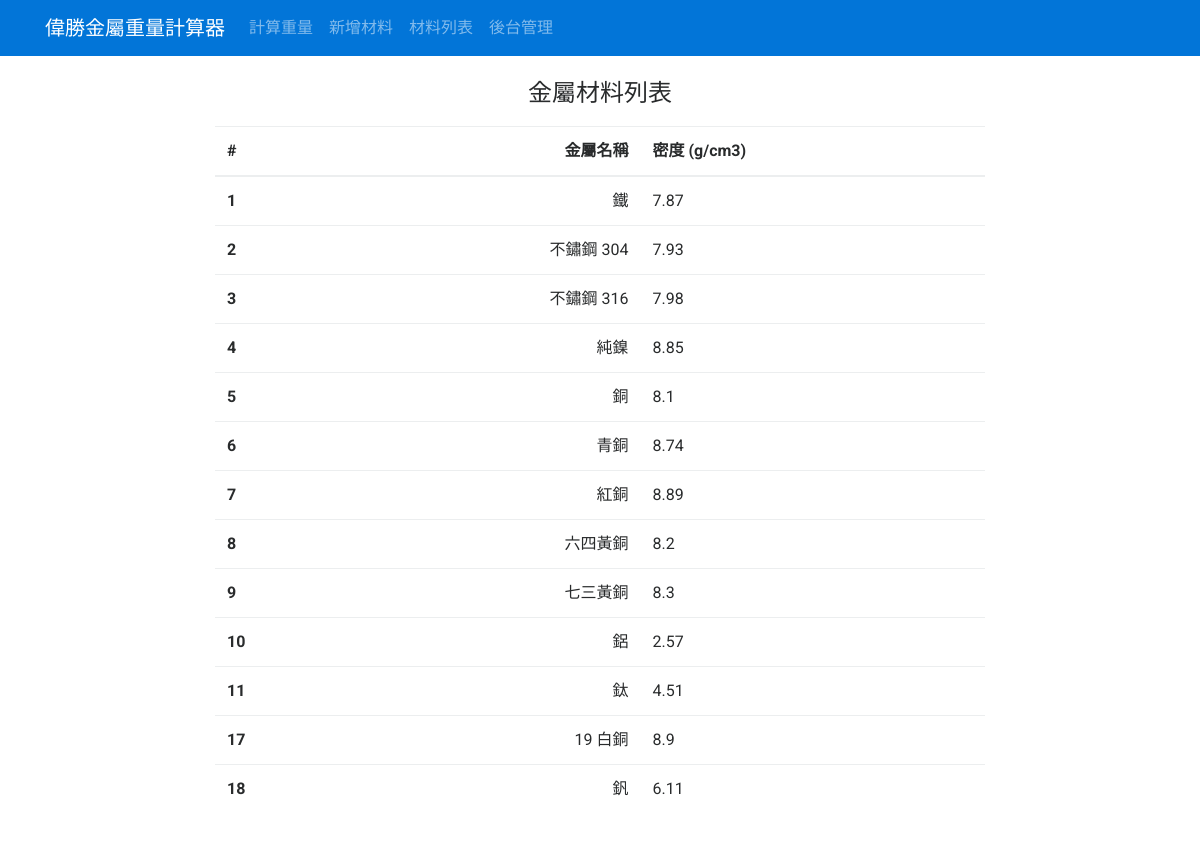
Screenshot of /measurer/show/materials/ with the database file from the repository.
### measurer/models.py (models this page shows, shortened)
class Material(models.Model):
	material_name = models.CharField(max_length=50)
	material_density = models.FloatField()
	created_date = models.DateTimeField(auto_now_add=True)

### measurer/views.py (the view)
def display_material(request):
	materials = Material.objects.all()
	return render(request, 'measurer/list_material.html', {
		'materials': materials
	})

### measurer/templates/measurer/list_material.html
{% extends 'measurer/base.html' %}
{% block main_content %}
<h4 style="text-align: center; margin: 20px 0;">金屬材料列表</h4>
<table class="table table-hover">
	<thead>
		<tr>
			<th>#</th>
			<th style="text-align: right;">金屬名稱</th>
			<th>密度 (g/cm3)</th>
		</tr>
	</thead>
	<tbody>
		{% for material in materials %}
		<tr>
			<th scope="row">{{ material.id }}</th>
			<td style="text-align: right;">{{ material.material_name }}</td>
			<td>{{ material.material_density }}</td>
		</tr>
		{% endfor %}
	</tbody>
</table>
{% endblock %}

### measurer/static/measurer/css/custom.css (style rules this page uses)
html { overflow: scroll; overflow-x: hidden; }
body { padding-top: 60px; padding-bottom: 14px; font-family: 'Roboto', sans-serif; }

### rows the page displays
Material: id "1", material_name "鐵", material_density "7.87"
Material: id "2", material_name "不鏽鋼 304", material_density "7.93"
Material: id "3", material_name "不鏽鋼 316", material_density "7.98"
Material: id "4", material_name "純鎳", material_density "8.85"
Material: id "5", material_name "銅", material_density "8.1"
Material: id "6", material_name "青銅", material_density "8.74"
Material: id "7", material_name "紅銅", material_density "8.89"
Material: id "8", material_name "六四黃銅", material_density "8.2"
Material: id "9", material_name "七三黃銅", material_density "8.3"
Material: id "10", material_name "鋁", material_density "2.57"
Material: id "11", material_name "鈦", material_density "4.51"
Material: id "17", material_name "19 白銅", material_density "8.9"
Material: id "18", material_name "釩", material_density "6.11"
